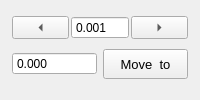
                        <widget class="QFrame" name="stage1Manual">
                         <property name="mytype" stdset="0">
                          <string>inst_manu</string>
                         </property>
                         <layout class="QVBoxLayout" name="verticalLayout_54">
                          <property name="spacing">
                           <number>0</number>
                          </property>
                          <property name="leftMargin">
                           <number>12</number>
                          </property>
                          <property name="topMargin">
                           <number>6</number>
                          </property>
                          <property name="rightMargin">
                           <number>12</number>
                          </property>
                          <item>
                           <layout class="QHBoxLayout" name="horizontalLayout_20">
                            <property name="spacing">
                             <number>2</number>
                            </property>
                            <item>
                             <widget class="QToolButton" name="stage1JogL">
                              <property name="sizePolicy">
                               <sizepolicy hsizetype="Expanding" vsizetype="Fixed">
                                <horstretch>0</horstretch>
                                <verstretch>0</verstretch>
                               </sizepolicy>
                              </property>
                              <property name="minimumSize">
                               <size>
                                <width>0</width>
                                <height>0</height>
                               </size>
                              </property>
                              <property name="maximumSize">
                               <size>
                                <width>16777215</width>
                                <height>16777215</height>
                               </size>
                              </property>
                              <property name="text">
                               <string>...</string>
                              </property>
                              <property name="toolButtonStyle">
                               <enum>Qt::ToolButtonStyle::ToolButtonIconOnly</enum>
                              </property>
                              <property name="arrowType">
                               <enum>Qt::ArrowType::LeftArrow</enum>
                              </property>
                              <property name="mytype" stdset="0">
                               <string>arrowbutton</string>
                              </property>
                             </widget>
                            </item>
                            <item>
                             <widget class="QDoubleSpinBox" name="stage1JogStep">
                              <property name="sizePolicy">
                               <sizepolicy hsizetype="Expanding" vsizetype="Fixed">
                                <horstretch>0</horstretch>
                                <verstretch>0</verstretch>
                               </sizepolicy>
                              </property>
                              <property name="maximumSize">
                               <size>
                                <width>16777215</width>
                                <height>16777215</height>
                               </size>
                              </property>
                              <property name="buttonSymbols">
                               <enum>QAbstractSpinBox::ButtonSymbols::NoButtons</enum>
                              </property>
                              <property name="decimals">
                               <number>3</number>
                              </property>
                              <property name="minimum">
                               <double>-26.000000000000000</double>
                              </property>
                              <property name="maximum">
                               <double>26.000000000000000</double>
                              </property>
                              <property name="value">
                               <double>0.001000000000000</double>
                              </property>
                             </widget>
                            </item>
                            <item>
                             <widget class="QToolButton" name="stage1JogR">
                              <property name="sizePolicy">
                               <sizepolicy hsizetype="Expanding" vsizetype="Fixed">
                                <horstretch>0</horstretch>
                                <verstretch>0</verstretch>
                               </sizepolicy>
                              </property>
                              <property name="minimumSize">
                               <size>
                                <width>0</width>
                                <height>0</height>
                               </size>
                              </property>
                              <property name="maximumSize">
                               <size>
                                <width>16777215</width>
                                <height>16777215</height>
                               </size>
                              </property>
                              <property name="text">
                               <string>...</string>
                              </property>
                              <property name="arrowType">
                               <enum>Qt::ArrowType::RightArrow</enum>
                              </property>
                              <property name="mytype" stdset="0">
                               <string>arrowbutton</string>
                              </property>
                             </widget>
                            </item>
                           </layout>
                          </item>
                          <item>
                           <layout class="QHBoxLayout" name="horizontalLayout_7">
                            <property name="spacing">
                             <number>6</number>
                            </property>
                            <property name="leftMargin">
                             <number>0</number>
                            </property>
                            <item>
                             <widget class="QDoubleSpinBox" name="stage1SetPos">
                              <property name="sizePolicy">
                               <sizepolicy hsizetype="Expanding" vsizetype="Fixed">
                                <horstretch>0</horstretch>
                                <verstretch>0</verstretch>
                               </sizepolicy>
                              </property>
                              <property name="maximumSize">
                               <size>
                                <width>16777215</width>
                                <height>16777215</height>
                               </size>
                              </property>
                              <property name="buttonSymbols">
                               <enum>QAbstractSpinBox::ButtonSymbols::NoButtons</enum>
                              </property>
                              <property name="decimals">
                               <number>3</number>
                              </property>
                              <property name="minimum">
                               <double>-26.000000000000000</double>
                              </property>
                              <property name="maximum">
                               <double>26.000000000000000</double>
                              </property>
                             </widget>
                            </item>
                            <item>
                             <widget class="QPushButton" name="stage1MoveTo">
                              <property name="sizePolicy">
                               <sizepolicy hsizetype="Expanding" vsizetype="Fixed">
                                <horstretch>0</horstretch>
                                <verstretch>0</verstretch>
                               </sizepolicy>
                              </property>
                              <property name="maximumSize">
                               <size>
                                <width>16777215</width>
                                <height>30</height>
                               </size>
                              </property>
                              <property name="font">
                               <font>
                                <pointsize>10</pointsize>
                               </font>
                              </property>
                              <property name="text">
                               <string>Move  to</string>
                              </property>
                              <property name="mytype" stdset="0">
                               <string>clickable_button</string>
                              </property>
                             </widget>
                            </item>
                           </layout>
                          </item>
                         </layout>
                        </widget>
